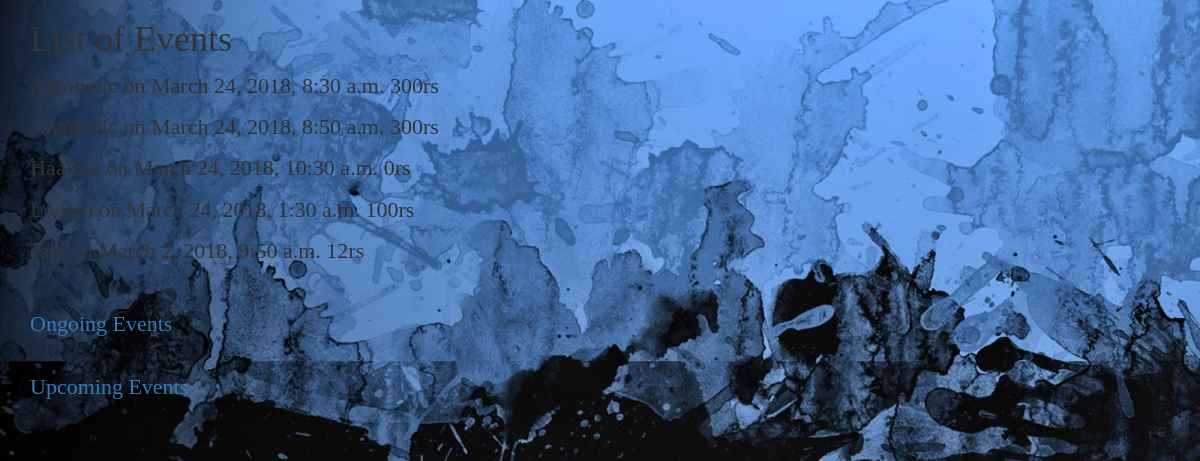
The page /event/list on the database its author committed.
### accounts/models.py (models this page shows, shortened)
class Event(models.Model):
    name = models.CharField(max_length=50 , blank=True)
    start_date = models.DateTimeField(default=None , blank=False , unique=True)
    duration_in_hrs = models.SmallIntegerField(default=0 , blank=True)
    price = models.SmallIntegerField(default=0 , blank=True)
    prize = models.SmallIntegerField(default=0 , blank=True)
    is_approved = models.BooleanField(default=False , blank=True)

### committee/views.py (the view)
# urls.py: path('event/list' , views.EventListView.as_view() , name = 'event_list') ,
class EventListView(ListView):
    model = Event
    template_name = 'event_list.html'

### committee/templates/event_list.html (shortened to what this page needs)
{% extends 'HomePage.html' %}
{% block content %}
    <div class="container">
    <div class="Jumbotron pos8">
        <h1>List of Events</h1>
        {% for event in event_list %}
            <p> {{ event.name }} on <span class="space">{{ event.start_date }}</span><span class="space">  {{ event.price }}rs</span></p>
        {% endfor %}
    <span><a  class="container" href="{% url 'committee:event_list_today' %}">Ongoing Events</a> </span>
    <span><a class="container" href="{% url 'committee:event_list_future' %}">Upcoming Events</a> </span>
    </div>
    </div>
{% endblock %}

### accounts/templates/AllTheCSS.css (style rules this page uses)
#backg { background-image: url(home.jpg); }
body { font-family: 'Fasthand';font-size: 22px; }

### rows shown on the page
Event: name "Algoholic", start_date "March 24, 2018, 8:30 a.m.", price "300"
Event: name "Algoholic", start_date "March 24, 2018, 8:50 a.m.", price "300"
Event: name "HaaKaa", start_date "March 24, 2018, 10:30 a.m.", price "0"
Event: name "Lookin", start_date "March 24, 2018, 1:30 a.m.", price "100"
Event: name "caje", start_date "March 2, 2018, 9:50 a.m.", price "12"
